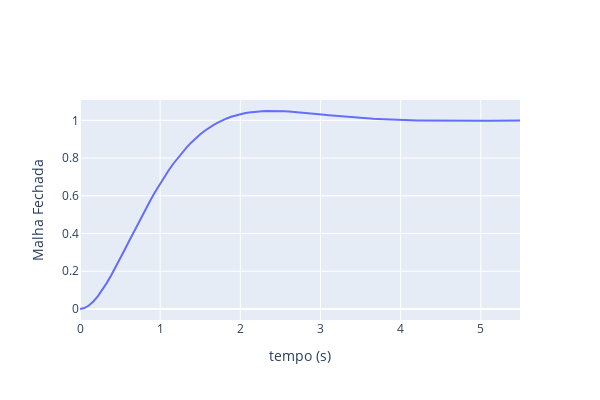
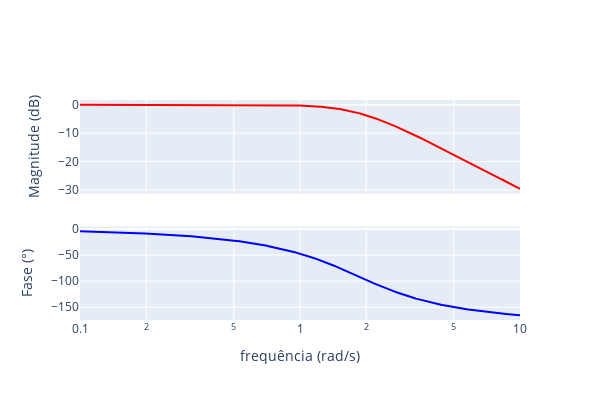

These figures' notebook cell, in order:
### Markdown cell above
#### Análise da malha fechada:

### Code cell
# Análise malha fechada:
ftMF = tf([ki], [J, (D+kp), ki])
analiseDegrau(ftMF, "Malha Fechada", True)
analiseBode(ftMF)

### Figure 1 — Plotly figure (JSON) as saved in the notebook; plotly's stock layout.template omitted (floating-point values rounded to 4 significant figures)
{"data": [{"mode": "lines", "name": "Malha Fechada", "type": "scatter", "x": [0, 0.05545, 0.1109, 0.1663, 0.2218, 0.2772, 0.3327, 0.3881, 0.4436, 0.499, 0.5545, 0.6099, 0.6654, 0.7208, 0.7763, 0.8317, 0.8872, 0.9426, 0.9981, 1.054, 1.109, 1.164, 1.22, 1.275, 1.331, 1.386, 1.442, 1.497, 1.553, 1.608, 1.663, 1.719, 1.774, 1.83, 1.885, 1.941, 1.996, 2.052, 2.107, 2.162, 2.218, 2.273, 2.329, 2.384, 2.44, 2.495, 2.551, 2.606, 2.661, 2.717, 2.772, 2.828, 2.883, 2.939, 2.994, 3.05, 3.105, 3.161, 3.216, 3.271, 3.327, 3.382, 3.438, 3.493, 3.549, 3.604, 3.66, 3.715, 3.77, 3.826, 3.881, 3.937, 3.992, 4.048, 4.103, 4.159, 4.214, 4.269, 4.325, 4.38, 4.436, 4.491, 4.547, 4.602, 4.658, 4.713, 4.769, 4.824, 4.879, 4.935, 4.99, 5.046, 5.101, 5.157, 5.212, 5.268, 5.323, 5.378, 5.434, 5.489], "y": [0, 0.004859, 0.01854, 0.03975, 0.06733, 0.1002, 0.1373, 0.1777, 0.2208, 0.2656, 0.3115, 0.358, 0.4045, 0.4507, 0.496, 0.5402, 0.5831, 0.6243, 0.6637, 0.7012, 0.7366, 0.7699, 0.8011, 0.8301, 0.8569, 0.8816, 0.9042, 0.9248, 0.9434, 0.9601, 0.975, 0.9882, 0.9998, 1.01, 1.019, 1.026, 1.032, 1.037, 1.041, 1.044, 1.047, 1.048, 1.049, 1.049, 1.049, 1.049, 1.048, 1.046, 1.045, 1.043, 1.041, 1.039, 1.037, 1.034, 1.032, 1.03, 1.027, 1.025, 1.023, 1.021, 1.019, 1.017, 1.015, 1.013, 1.012, 1.01, 1.009, 1.007, 1.006, 1.005, 1.004, 1.003, 1.002, 1.001, 1.001, 1.0, 0.9996, 0.9991, 0.9987, 0.9984, 0.9982, 0.998, 0.9978, 0.9977, 0.9976, 0.9976, 0.9976, 0.9976, 0.9976, 0.9976, 0.9977, 0.9978, 0.9979, 0.998, 0.9981, 0.9982, 0.9983, 0.9984, 0.9985, 0.9986]}], "layout": {"height": 400, "width": 600, "xaxis": {"title": {"text": "tempo (s)"}}, "yaxis": {"title": {"text": "Malha Fechada"}}}}

### Figure 2 — Plotly figure (JSON) as saved in the notebook; plotly's stock layout.template omitted (floating-point values rounded to 4 significant figures; data arrays with more than 128 entries replaced by an {"elided": "..."} marker saying what was removed)
{"data": [{"line": {"color": "red"}, "mode": "lines", "name": "Magnitude (dB)", "type": "scatter", "x": {"elided": "1000 float values"}, "xaxis": "x", "y": {"elided": "1000 float values"}, "yaxis": "y"}, {"line": {"color": "blue"}, "mode": "lines", "name": "Fase (°)", "type": "scatter", "x": {"elided": "1000 float values"}, "xaxis": "x2", "y": {"elided": "1000 float values"}, "yaxis": "y2"}], "layout": {"height": 400, "showlegend": false, "width": 600, "xaxis": {"anchor": "y", "domain": [0, 1], "matches": "x2", "showticklabels": false, "title": {"text": ""}, "type": "log"}, "xaxis2": {"anchor": "y2", "domain": [0, 1], "title": {"text": "frequência (rad/s)"}, "type": "log"}, "yaxis": {"anchor": "x", "domain": [0.575, 1], "title": {"text": "Magnitude (dB)"}}, "yaxis2": {"anchor": "x2", "domain": [0, 0.425], "title": {"text": "Fase (°)"}}}}
